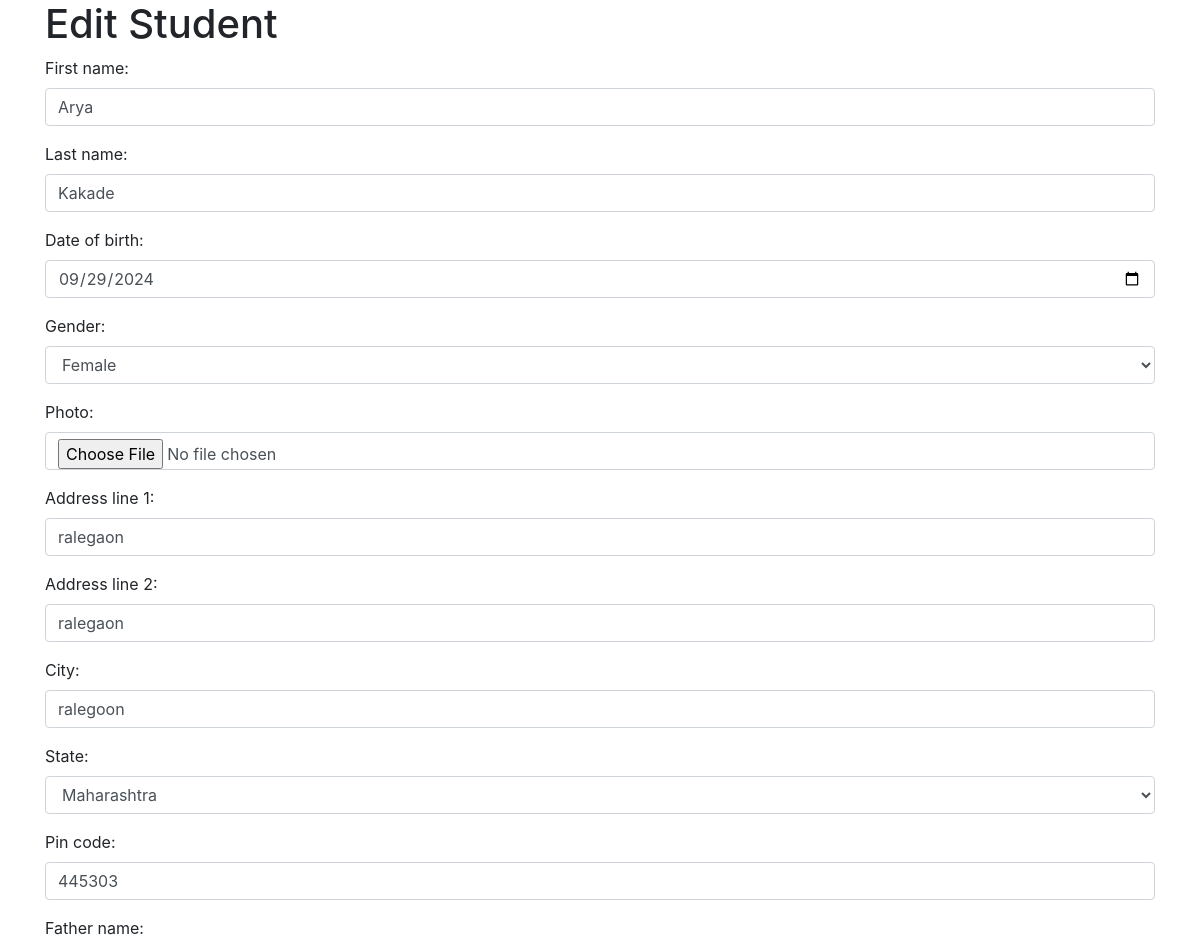
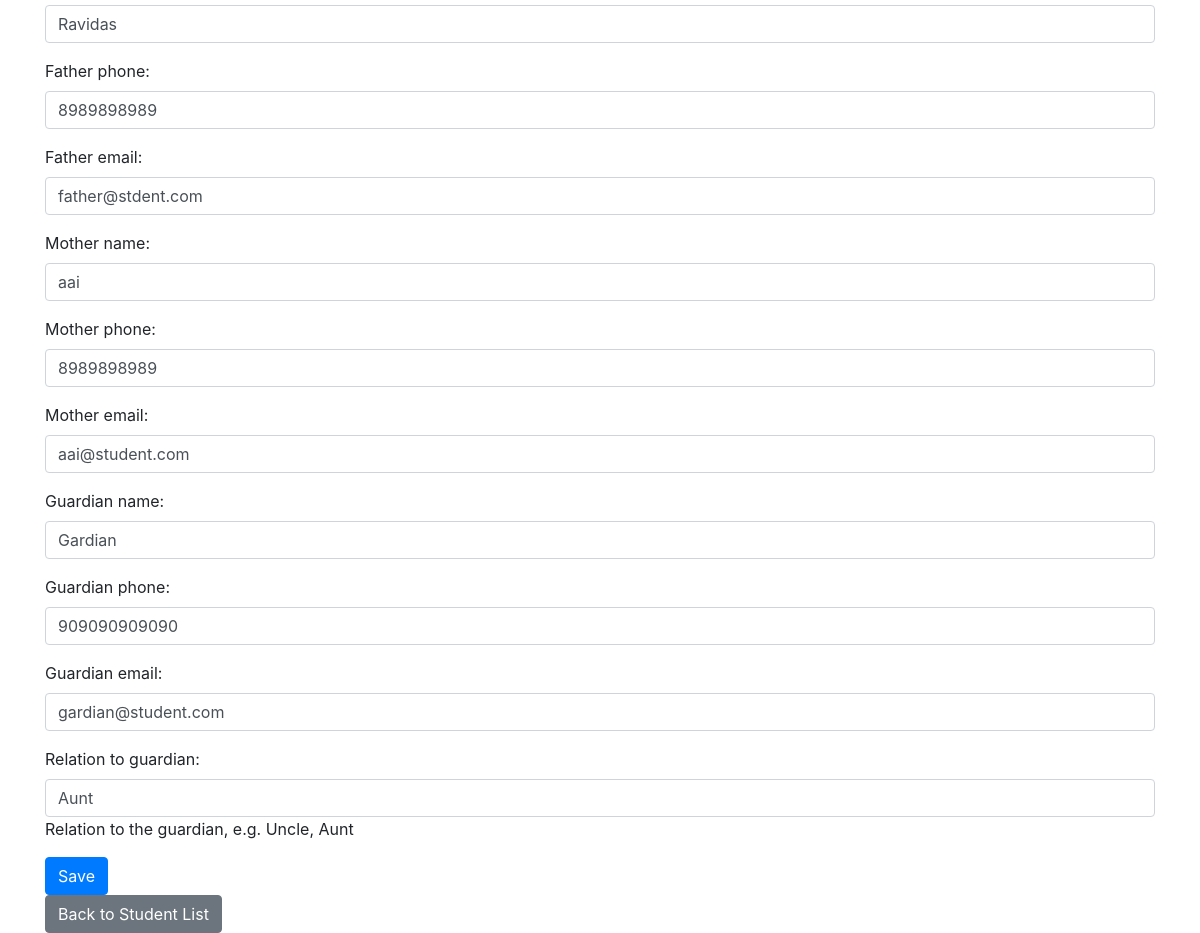
The app's page /student/update/2/ with its own data (2 pictures, top to bottom).
### core/models.py (models this page shows, shortened)
class Student(models.Model):
    first_name = models.CharField(max_length=100)
    last_name = models.CharField(max_length=100)
    date_of_birth = models.DateField()
    gender = models.CharField(max_length=10, choices=[('male', 'Male'), ('female', 'Female'), ('other', 'Other')])
    student_id = models.CharField(max_length=8, unique=True, default=generate_student_id)
    enrollment_date = models.DateField(auto_now_add=True)
    photo = models.ImageField(upload_to='student_photos/', blank=True, null=True)
    address_line_1 = models.CharField(max_length=255)
    address_line_2 = models.CharField(max_length=255, blank=True, null=True)
    city = models.CharField(max_length=100)
    district = models.CharField(max_length=100)
    state = models.CharField(max_length=50, choices=INDIAN_STATES)
    pin_code = models.CharField(max_length=20)
    father_name = models.CharField(max_length=100)
    father_phone = models.CharField(max_length=15, blank=True, null=True)
    father_email = models.EmailField(blank=True, null=True)
    mother_name = models.CharField(max_length=100)
    mother_phone = models.CharField(max_length=15, blank=True, null=True)
    mother_email = models.EmailField(blank=True, null=True)
    guardian_name = models.CharField(max_length=100, blank=True, null=True)
    guardian_phone = models.CharField(max_length=15, blank=True, null=True)
    guardian_email = models.EmailField(blank=True, null=True)
    relation_to_guardian = models.CharField(max_length=50, blank=True, null=True, help_text="Relation to the guardian, e.g. Uncle, Aunt")

### core/views.py (the view)
# urls.py: path('student/update/<int:pk>/', StudentUpdateView.as_view(), name='student-update'),
class StudentUpdateView(UpdateView):
    model = Student
    template_name = 'core/student_form.html'  # Reusing the form template for editing
    form_class = StudentForm
    success_url = reverse_lazy('student-list')  # Redirect to the student list view on success

### templates/core/student_form.html (shortened to what this page needs)
<!DOCTYPE html>
<html lang="en">
<head>
    <link rel="stylesheet" href="https://maxcdn.bootstrapcdn.com/bootstrap/4.5.2/css/bootstrap.min.css">
</head>
<body>
    <div class="container">
        <h1>{% if student %}Edit{% else %}Add{% endif %} Student</h1>
        <form method="post" enctype="multipart/form-data">
            {{ form.as_p }}
            <button type="submit" class="btn btn-primary">Save</button>
        </form>
        <a href="{% url 'student-list' %}" class="btn btn-secondary">Back to Student List</a>
    </div>
</body>
</html>

### records on screen
Student: first_name "Arya", last_name "Kakade", date_of_birth "09/29/2024", gender "Female", address_line_1 "ralegaon", address_line_2 "ralegaon", city "ralegoon", state "Maharashtra", pin_code "445303", father_name "Ravidas", father_phone "8989898989", father_email "father@stdent.com", mother_name "aai", mother_phone "8989898989", mother_email "aai@student.com", guardian_name "Gardian", guardian_phone "909090909090", guardian_email "gardian@student.com", relation_to_guardian "Aunt"
